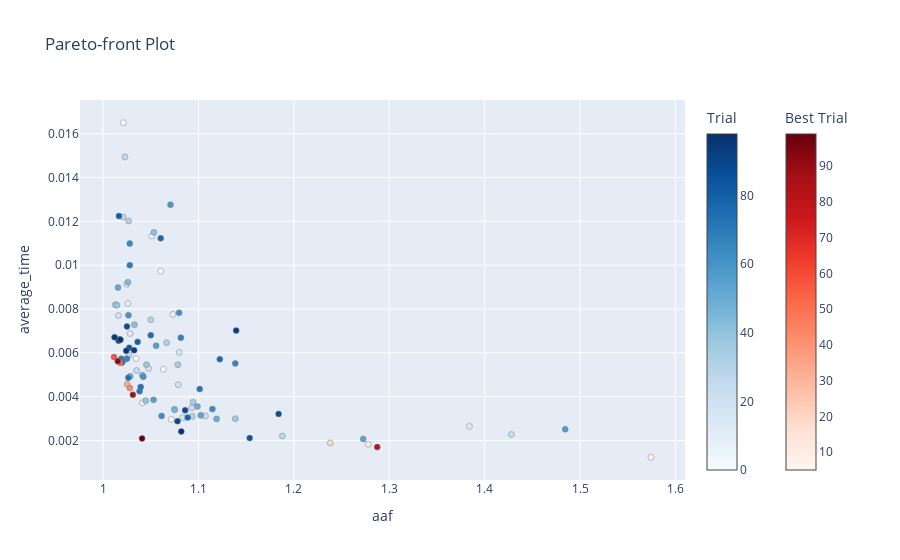

Here is the notebook cell this chart was saved with:
### Markdown cell above
## Visualize GNNS study results

### Code cell
plot_pareto_front(gnns_study, target_names=['aaf', 'average_time'])

### Figure 1 — Plotly figure (JSON) as saved in the notebook; plotly's stock layout.template omitted (floating-point values rounded to 4 significant figures)
{"data": [{"hovertemplate": "%{text}<extra>Trial</extra>", "marker": {"color": [0, 1, 2, 3, 4, 6, 7, 8, 9, 10, 12, 13, 14, 15, 16, 17, 18, 19, 21, 22, 23, 24, 25, 26, 27, 28, 29, 30, 31, 32, 34, 35, 36, 37, 38, 39, 40, 41, 42, 44, 45, 46, 47, 48, 49, 50, 51, 53, 54, 55, 56, 57, 59, 60, 61, 62, 63, 64, 65, 66, 67, 68, 69, 70, 71, 72, 73, 74, 75, 76, 77, 78, 79, 80, 81, 83, 84, 85, 87, 88, 89, 90, 92, 93, 94, 95, 96, 97, 98], "colorbar": {"title": {"text": "Trial"}}, "colorscale": [[0, "rgb(247,251,255)"], [0.125, "rgb(222,235,247)"], [0.25, "rgb(198,219,239)"], [0.375, "rgb(158,202,225)"], [0.5, "rgb(107,174,214)"], [0.625, "rgb(66,146,198)"], [0.75, "rgb(33,113,181)"], [0.875, "rgb(8,81,156)"], [1, "rgb(8,48,107)"]], "line": {"color": "Grey", "width": 0.5}}, "mode": "markers", "showlegend": false, "text": ["{<br>  \"number\": 0,<br>  \"values\": [<br>    1.0212779639494982,<br>    0.016497700000000007<br>  ],<br>  \"params\": {<br>    \"model\": \"model_conv_46.keras\",<br>    \"k\": 86,<br>    \"E\": 62,<br>    \"R\": 8<br>  }<br>}", "{<br>  \"number\": 1,<br>  \"values\": [<br>    1.0604634235668202,<br>    0.009724120000000003<br>  ],<br>  \"params\": {<br>    \"model\": \"model_dense_1.keras\",<br>    \"k\": 92,<br>    \"E\": 80,<br>    \"R\": 10<br>  }<br>}", "{<br>  \"number\": 2,<br>  \"values\": [<br>    1.0347413304592759,<br>    0.005737619999999998<br>  ],<br>  \"params\": {<br>    \"model\": \"model_conv_19.keras\",<br>    \"k\": 98,<br>    \"E\": 89,<br>    \"R\": 3<br>  }<br>}", "{<br>  \"number\": 3,<br>  \"values\": [<br>    1.063268300989251,<br>    0.005249319999999999<br>  ],<br>  \"params\": {<br>    \"model\": \"model_dense_1.keras\",<br>    \"k\": 43,<br>    \"E\": 41,<br>    \"R\": 10<br>  }<br>}", "{<br>  \"number\": 4,<br>  \"values\": [<br>    1.0715989715720564,<br>    0.0029636199999999984<br>  ],<br>  \"params\": {<br>    \"model\": \"model_conv_46.keras\",<br>    \"k\": 50,<br>    \"E\": 42,<br>    \"R\": 4<br>  }<br>}", "{<br>  \"number\": 6,<br>  \"values\": [<br>    1.0412118851651828,<br>    0.00371431<br>  ],<br>  \"params\": {<br>    \"model\": \"model_conv_46.keras\",<br>    \"k\": 51,<br>    \"E\": 42,<br>    \"R\": 5<br>  }<br>}", "{<br>  \"number\": 7,<br>  \"values\": [<br>    1.074665055551757,<br>    0.00342945<br>  ],<br>  \"params\": {<br>    \"model\": \"model_conv_19.keras\",<br>    \"k\": 80,<br>    \"E\": 78,<br>    \"R\": 3<br>  }<br>}", "{<br>  \"number\": 8,<br>  \"values\": [<br>    1.051114618512753,<br>    0.011324660000000002<br>  ],<br>  \"params\": {<br>    \"model\": \"model_dense_43.keras\",<br>    \"k\": 95,<br>    \"E\": 50,<br>    \"R\": 10<br>  }<br>}", "{<br>  \"number\": 9,<br>  \"values\": [<br>    1.0732648260943207,<br>    0.007756499999999999<br>  ],<br>  \"params\": {<br>    \"model\": \"model_dense_1.keras\",<br>    \"k\": 53,<br>    \"E\": 41,<br>    \"R\": 8<br>  }<br>}", "{<br>  \"number\": 10,<br>  \"values\": [<br>    1.0260383421666284,<br>    0.00824799<br>  ],<br>  \"params\": {<br>    \"model\": \"model_dense_26.keras\",<br>    \"k\": 69,<br>    \"E\": 52,<br>    \"R\": 6<br>  }<br>}", "{<br>  \"number\": 12,<br>  \"values\": [<br>    1.3840773295946724,<br>    0.0026423799999999993<br>  ],<br>  \"params\": {<br>    \"model\": \"model_dense_1.keras\",<br>    \"k\": 56,<br>    \"E\": 41,<br>    \"R\": 2<br>  }<br>}", "{<br>  \"number\": 13,<br>  \"values\": [<br>    1.0282937459498611,<br>    0.0068816200000000015<br>  ],<br>  \"params\": {<br>    \"model\": \"model_dense_43.keras\",<br>    \"k\": 100,<br>    \"E\": 66,<br>    \"R\": 10<br>  }<br>}", "{<br>  \"number\": 14,<br>  \"values\": [<br>    1.0248568601132106,<br>    0.009132490000000004<br>  ],<br>  \"params\": {<br>    \"model\": \"model_conv_46.keras\",<br>    \"k\": 100,<br>    \"E\": 94,<br>    \"R\": 4<br>  }<br>}", "{<br>  \"number\": 15,<br>  \"values\": [<br>    1.0836544740679277,<br>    0.0030472100000000003<br>  ],<br>  \"params\": {<br>    \"model\": \"model_conv_19.keras\",<br>    \"k\": 41,<br>    \"E\": 41,<br>    \"R\": 4<br>  }<br>}", "{<br>  \"number\": 16,<br>  \"values\": [<br>    1.0799025111662055,<br>    0.006017079999999997<br>  ],<br>  \"params\": {<br>    \"model\": \"model_dense_26.keras\",<br>    \"k\": 85,<br>    \"E\": 69,<br>    \"R\": 3<br>  }<br>}", "{<br>  \"number\": 17,<br>  \"values\": [<br>    1.0478006835010898,<br>    0.0052862900000000025<br>  ],<br>  \"params\": {<br>    \"model\": \"model_dense_43.keras\",<br>    \"k\": 48,<br>    \"E\": 41,<br>    \"R\": 9<br>  }<br>}", "{<br>  \"number\": 18,<br>  \"values\": [<br>    1.07883704380162,<br>    0.004543589999999999<br>  ],<br>  \"params\": {<br>    \"model\": \"model_dense_43.keras\",<br>    \"k\": 59,<br>    \"E\": 44,<br>    \"R\": 8<br>  }<br>}", "{<br>  \"number\": 19,<br>  \"values\": [<br>    1.0160732875637675,<br>    0.007701150000000001<br>  ],<br>  \"params\": {<br>    \"model\": \"model_conv_46.keras\",<br>    \"k\": 66,<br>    \"E\": 58,<br>    \"R\": 9<br>  }<br>}", "{<br>  \"number\": 21,<br>  \"values\": [<br>    1.093021367992884,<br>    0.0034938100000000004<br>  ],<br>  \"params\": {<br>    \"model\": \"model_dense_43.keras\",<br>    \"k\": 50,<br>    \"E\": 47,<br>    \"R\": 6<br>  }<br>}", "{<br>  \"number\": 22,<br>  \"values\": [<br>    1.107304341904886,<br>    0.0031182199999999992<br>  ],<br>  \"params\": {<br>    \"model\": \"model_dense_26.keras\",<br>    \"k\": 49,<br>    \"E\": 43,<br>    \"R\": 3<br>  }<br>}", "{<br>  \"number\": 23,<br>  \"values\": [<br>    1.4279997586453774,<br>    0.00227671<br>  ],<br>  \"params\": {<br>    \"model\": \"model_dense_1.keras\",<br>    \"k\": 94,<br>    \"E\": 79,<br>    \"R\": 1<br>  }<br>}", "{<br>  \"number\": 24,<br>  \"values\": [<br>    1.0351565267446639,<br>    0.005194069999999999<br>  ],<br>  \"params\": {<br>    \"model\": \"model_conv_12.keras\",<br>    \"k\": 80,<br>    \"E\": 40,<br>    \"R\": 8<br>  }<br>}", "{<br>  \"number\": 25,<br>  \"values\": [<br>    1.0271317081767377,<br>    0.005898750000000001<br>  ],<br>  \"params\": {<br>    \"model\": \"model_dense_26.keras\",<br>    \"k\": 46,<br>    \"E\": 40,<br>    \"R\": 9<br>  }<br>}", "{<br>  \"number\": 26,<br>  \"values\": [<br>    1.0228751767573774,<br>    0.014934630000000004<br>  ],<br>  \"params\": {<br>    \"model\": \"model_dense_26.keras\",<br>    \"k\": 53,<br>    \"E\": 48,<br>    \"R\": 9<br>  }<br>}", "{<br>  \"number\": 27,<br>  \"values\": [<br>    1.0209155758592066,<br>    0.012195749999999997<br>  ],<br>  \"params\": {<br>    \"model\": \"model_conv_19.keras\",<br>    \"k\": 76,<br>    \"E\": 49,<br>    \"R\": 8<br>  }<br>}", "{<br>  \"number\": 28,<br>  \"values\": [<br>    1.1880079413154017,<br>    0.0022042900000000002<br>  ],<br>  \"params\": {<br>    \"model\": \"model_dense_43.keras\",<br>    \"k\": 40,<br>    \"E\": 40,<br>    \"R\": 3<br>  }<br>}", "{<br>  \"number\": 29,<br>  \"values\": [<br>    1.0500046068253355,<br>    0.007506750000000002<br>  ],<br>  \"params\": {<br>    \"model\": \"model_dense_1.keras\",<br>    \"k\": 64,<br>    \"E\": 58,<br>    \"R\": 10<br>  }<br>}", "{<br>  \"number\": 30,<br>  \"values\": [<br>    1.0268179317360044,<br>    0.012018209999999994<br>  ],<br>  \"params\": {<br>    \"model\": \"model_dense_26.keras\",<br>    \"k\": 88,<br>    \"E\": 80,<br>    \"R\": 5<br>  }<br>}", "{<br>  \"number\": 31,<br>  \"values\": [<br>    1.093457251491743,<br>    0.003099919999999998<br>  ],<br>  \"params\": {<br>    \"model\": \"model_conv_19.keras\",<br>    \"k\": 98,<br>    \"E\": 56,<br>    \"R\": 3<br>  }<br>}", "{<br>  \"number\": 32,<br>  \"values\": [<br>    1.0665973427868805,<br>    0.00645988<br>  ],<br>  \"params\": {<br>    \"model\": \"model_dense_43.keras\",<br>    \"k\": 95,<br>    \"E\": 90,<br>    \"R\": 6<br>  }<br>}", "{<br>  \"number\": 34,<br>  \"values\": [<br>    1.0943516556380757,<br>    0.00374903<br>  ],<br>  \"params\": {<br>    \"model\": \"model_dense_1.keras\",<br>    \"k\": 96,<br>    \"E\": 44,<br>    \"R\": 6<br>  }<br>}", "{<br>  \"number\": 35,<br>  \"values\": [<br>    1.0784635594329868,<br>    0.005455979999999998<br>  ],<br>  \"params\": {<br>    \"model\": \"model_dense_26.keras\",<br>    \"k\": 71,<br>    \"E\": 54,<br>    \"R\": 4<br>  }<br>}", "{<br>  \"number\": 36,<br>  \"values\": [<br>    1.1386184076750818,<br>    0.002993719999999999<br>  ],<br>  \"params\": {<br>    \"model\": \"model_dense_43.keras\",<br>    \"k\": 85,<br>    \"E\": 84,<br>    \"R\": 3<br>  }<br>}", "{<br>  \"number\": 37,<br>  \"values\": [<br>    1.012939524813808,<br>    0.008193990000000002<br>  ],<br>  \"params\": {<br>    \"model\": \"model_conv_19.keras\",<br>    \"k\": 96,<br>    \"E\": 87,<br>    \"R\": 7<br>  }<br>}", "{<br>  \"number\": 38,<br>  \"values\": [<br>    1.0454828697739726,<br>    0.005459250000000001<br>  ],<br>  \"params\": {<br>    \"model\": \"model_conv_46.keras\",<br>    \"k\": 45,<br>    \"E\": 45,<br>    \"R\": 5<br>  }<br>}", "{<br>  \"number\": 39,<br>  \"values\": [<br>    1.0144851587119108,<br>    0.008174190000000001<br>  ],<br>  \"params\": {<br>    \"model\": \"model_dense_26.keras\",<br>    \"k\": 70,<br>    \"E\": 69,<br>    \"R\": 9<br>  }<br>}", "{<br>  \"number\": 40,<br>  \"values\": [<br>    1.0446717112374673,<br>    0.00381378<br>  ],<br>  \"params\": {<br>    \"model\": \"model_conv_46.keras\",<br>    \"k\": 88,<br>    \"E\": 50,<br>    \"R\": 4<br>  }<br>}", "{<br>  \"number\": 41,<br>  \"values\": [<br>    1.0532977585681975,<br>    0.011494730000000002<br>  ],<br>  \"params\": {<br>    \"model\": \"model_dense_43.keras\",<br>    \"k\": 51,<br>    \"E\": 47,<br>    \"R\": 9<br>  }<br>}", "{<br>  \"number\": 42,<br>  \"values\": [<br>    1.0328335626011467,<br>    0.007283300000000004<br>  ],<br>  \"params\": {<br>    \"model\": \"model_dense_26.keras\",<br>    \"k\": 44,<br>    \"E\": 40,<br>    \"R\": 6<br>  }<br>}", "{<br>  \"number\": 44,<br>  \"values\": [<br>    1.0260442117225637,<br>    0.009222720000000002<br>  ],<br>  \"params\": {<br>    \"model\": \"model_conv_12.keras\",<br>    \"k\": 71,<br>    \"E\": 55,<br>    \"R\": 6<br>  }<br>}", "{<br>  \"number\": 45,<br>  \"values\": [<br>    1.0225515705977668,<br>    0.005679439999999999<br>  ],<br>  \"params\": {<br>    \"model\": \"model_conv_19.keras\",<br>    \"k\": 65,<br>    \"E\": 59,<br>    \"R\": 6<br>  }<br>}", "{<br>  \"number\": 46,<br>  \"values\": [<br>    1.0284371909692553,<br>    0.004927980000000001<br>  ],<br>  \"params\": {<br>    \"model\": \"model_conv_12.keras\",<br>    \"k\": 66,<br>    \"E\": 44,<br>    \"R\": 8<br>  }<br>}", "{<br>  \"number\": 47,<br>  \"values\": [<br>    1.0750920804377175,<br>    0.0033999900000000016<br>  ],<br>  \"params\": {<br>    \"model\": \"model_conv_46.keras\",<br>    \"k\": 88,<br>    \"E\": 72,<br>    \"R\": 3<br>  }<br>}", "{<br>  \"number\": 48,<br>  \"values\": [<br>    1.0412766692038038,<br>    0.004976659999999999<br>  ],<br>  \"params\": {<br>    \"model\": \"model_conv_19.keras\",<br>    \"k\": 49,<br>    \"E\": 44,<br>    \"R\": 6<br>  }<br>}", "{<br>  \"number\": 49,<br>  \"values\": [<br>    1.0989313020843618,<br>    0.003547360000000001<br>  ],<br>  \"params\": {<br>    \"model\": \"model_dense_26.keras\",<br>    \"k\": 81,<br>    \"E\": 71,<br>    \"R\": 3<br>  }<br>}", "{<br>  \"number\": 50,<br>  \"values\": [<br>    1.1190114426208098,<br>    0.0029836300000000014<br>  ],<br>  \"params\": {<br>    \"model\": \"model_conv_46.keras\",<br>    \"k\": 40,<br>    \"E\": 40,<br>    \"R\": 4<br>  }<br>}", "{<br>  \"number\": 51,<br>  \"values\": [<br>    1.0156636430375656,<br>    0.00897757<br>  ],<br>  \"params\": {<br>    \"model\": \"model_conv_46.keras\",<br>    \"k\": 91,<br>    \"E\": 71,<br>    \"R\": 5<br>  }<br>}", "{<br>  \"number\": 53,<br>  \"values\": [<br>    1.1024214433196768,<br>    0.0031462700000000005<br>  ],<br>  \"params\": {<br>    \"model\": \"model_dense_1.keras\",<br>    \"k\": 45,<br>    \"E\": 44,<br>    \"R\": 5<br>  }<br>}", "{<br>  \"number\": 54,<br>  \"values\": [<br>    1.272763005491879,<br>    0.002066579999999999<br>  ],<br>  \"params\": {<br>    \"model\": \"model_conv_46.keras\",<br>    \"k\": 56,<br>    \"E\": 40,<br>    \"R\": 2<br>  }<br>}", "{<br>  \"number\": 55,<br>  \"values\": [<br>    1.0528854696834078,<br>    0.003853970000000001<br>  ],<br>  \"params\": {<br>    \"model\": \"model_conv_12.keras\",<br>    \"k\": 86,<br>    \"E\": 68,<br>    \"R\": 4<br>  }<br>}", "{<br>  \"number\": 56,<br>  \"values\": [<br>    1.055587498862867,<br>    0.006323370000000003<br>  ],<br>  \"params\": {<br>    \"model\": \"model_dense_26.keras\",<br>    \"k\": 69,<br>    \"E\": 56,<br>    \"R\": 4<br>  }<br>}", "{<br>  \"number\": 57,<br>  \"values\": [<br>    1.4844673620666546,<br>    0.00251249<br>  ],<br>  \"params\": {<br>    \"model\": \"model_conv_46.keras\",<br>    \"k\": 93,<br>    \"E\": 55,<br>    \"R\": 1<br>  }<br>}", "{<br>  \"number\": 59,<br>  \"values\": [<br>    1.070684484360787,<br>    0.012757290000000003<br>  ],<br>  \"params\": {<br>    \"model\": \"model_dense_1.keras\",<br>    \"k\": 91,<br>    \"E\": 70,<br>    \"R\": 9<br>  }<br>}", "{<br>  \"number\": 60,<br>  \"values\": [<br>    1.0265998320838658,<br>    0.007713519999999998<br>  ],<br>  \"params\": {<br>    \"model\": \"model_conv_12.keras\",<br>    \"k\": 54,<br>    \"E\": 45,<br>    \"R\": 9<br>  }<br>}", "{<br>  \"number\": 61,<br>  \"values\": [<br>    1.0422164476285811,<br>    0.004902369999999999<br>  ],<br>  \"params\": {<br>    \"model\": \"model_conv_12.keras\",<br>    \"k\": 46,<br>    \"E\": 46,<br>    \"R\": 7<br>  }<br>}", "{<br>  \"number\": 62,<br>  \"values\": [<br>    1.0796826247212712,<br>    0.007824889999999998<br>  ],<br>  \"params\": {<br>    \"model\": \"model_dense_26.keras\",<br>    \"k\": 53,<br>    \"E\": 42,<br>    \"R\": 4<br>  }<br>}", "{<br>  \"number\": 63,<br>  \"values\": [<br>    1.0614026718132095,<br>    0.0031211499999999996<br>  ],<br>  \"params\": {<br>    \"model\": \"model_conv_19.keras\",<br>    \"k\": 60,<br>    \"E\": 47,<br>    \"R\": 4<br>  }<br>}", "{<br>  \"number\": 64,<br>  \"values\": [<br>    1.1146223091622394,<br>    0.0034320200000000005<br>  ],<br>  \"params\": {<br>    \"model\": \"model_dense_43.keras\",<br>    \"k\": 56,<br>    \"E\": 52,<br>    \"R\": 5<br>  }<br>}", "{<br>  \"number\": 65,<br>  \"values\": [<br>    1.0279657033916698,<br>    0.01098678<br>  ],<br>  \"params\": {<br>    \"model\": \"model_conv_19.keras\",<br>    \"k\": 65,<br>    \"E\": 53,<br>    \"R\": 8<br>  }<br>}", "{<br>  \"number\": 66,<br>  \"values\": [<br>    1.138609762029339,<br>    0.00551729<br>  ],<br>  \"params\": {<br>    \"model\": \"model_dense_1.keras\",<br>    \"k\": 40,<br>    \"E\": 40,<br>    \"R\": 4<br>  }<br>}", "{<br>  \"number\": 67,<br>  \"values\": [<br>    1.0250070937480575,<br>    0.005734460000000002<br>  ],<br>  \"params\": {<br>    \"model\": \"model_dense_26.keras\",<br>    \"k\": 81,<br>    \"E\": 46,<br>    \"R\": 9<br>  }<br>}", "{<br>  \"number\": 68,<br>  \"values\": [<br>    1.0815310693306193,<br>    0.006687489999999998<br>  ],<br>  \"params\": {<br>    \"model\": \"model_dense_1.keras\",<br>    \"k\": 82,<br>    \"E\": 62,<br>    \"R\": 8<br>  }<br>}", "{<br>  \"number\": 69,<br>  \"values\": [<br>    1.0280296289825888,<br>    0.009998470000000004<br>  ],<br>  \"params\": {<br>    \"model\": \"model_dense_26.keras\",<br>    \"k\": 41,<br>    \"E\": 41,<br>    \"R\": 9<br>  }<br>}", "{<br>  \"number\": 70,<br>  \"values\": [<br>    1.019087879376155,<br>    0.005724140000000001<br>  ],<br>  \"params\": {<br>    \"model\": \"model_conv_12.keras\",<br>    \"k\": 48,<br>    \"E\": 46,<br>    \"R\": 9<br>  }<br>}", "{<br>  \"number\": 71,<br>  \"values\": [<br>    1.0382953874745642,<br>    0.00424653<br>  ],<br>  \"params\": {<br>    \"model\": \"model_conv_19.keras\",<br>    \"k\": 71,<br>    \"E\": 41,<br>    \"R\": 6<br>  }<br>}", "{<br>  \"number\": 72,<br>  \"values\": [<br>    1.1013030648938529,<br>    0.004344349999999999<br>  ],<br>  \"params\": {<br>    \"model\": \"model_conv_46.keras\",<br>    \"k\": 83,<br>    \"E\": 65,<br>    \"R\": 3<br>  }<br>}", "{<br>  \"number\": 73,<br>  \"values\": [<br>    1.0394402490901273,<br>    0.004442129999999999<br>  ],<br>  \"params\": {<br>    \"model\": \"model_conv_46.keras\",<br>    \"k\": 86,<br>    \"E\": 78,<br>    \"R\": 4<br>  }<br>}", "{<br>  \"number\": 74,<br>  \"values\": [<br>    1.0265429694893036,<br>    0.00486422<br>  ],<br>  \"params\": {<br>    \"model\": \"model_conv_46.keras\",<br>    \"k\": 88,<br>    \"E\": 60,<br>    \"R\": 6<br>  }<br>}", "{<br>  \"number\": 75,<br>  \"values\": [<br>    1.0499809371819253,<br>    0.006801950000000004<br>  ],<br>  \"params\": {<br>    \"model\": \"model_dense_43.keras\",<br>    \"k\": 90,<br>    \"E\": 57,<br>    \"R\": 10<br>  }<br>}", "{<br>  \"number\": 76,<br>  \"values\": [<br>    1.1223921362721743,<br>    0.0057052199999999996<br>  ],<br>  \"params\": {<br>    \"model\": \"model_dense_43.keras\",<br>    \"k\": 80,<br>    \"E\": 54,<br>    \"R\": 3<br>  }<br>}", "{<br>  \"number\": 77,<br>  \"values\": [<br>    1.0604481342080416,<br>    0.01122685<br>  ],<br>  \"params\": {<br>    \"model\": \"model_dense_43.keras\",<br>    \"k\": 77,<br>    \"E\": 68,<br>    \"R\": 7<br>  }<br>}", "{<br>  \"number\": 78,<br>  \"values\": [<br>    1.0886825728562781,<br>    0.0030470699999999994<br>  ],<br>  \"params\": {<br>    \"model\": \"model_dense_26.keras\",<br>    \"k\": 67,<br>    \"E\": 57,<br>    \"R\": 3<br>  }<br>}", "{<br>  \"number\": 79,<br>  \"values\": [<br>    1.0197692210797284,<br>    0.005555600000000001<br>  ],<br>  \"params\": {<br>    \"model\": \"model_dense_26.keras\",<br>    \"k\": 44,<br>    \"E\": 43,<br>    \"R\": 9<br>  }<br>}", "{<br>  \"number\": 80,<br>  \"values\": [<br>    1.0362188638603054,<br>    0.006498760000000001<br>  ],<br>  \"params\": {<br>    \"model\": \"model_dense_26.keras\",<br>    \"k\": 44,<br>    \"E\": 42,<br>    \"R\": 6<br>  }<br>}", "{<br>  \"number\": 81,<br>  \"values\": [<br>    1.0166501791440665,<br>    0.01223843<br>  ],<br>  \"params\": {<br>    \"model\": \"model_dense_26.keras\",<br>    \"k\": 69,<br>    \"E\": 63,<br>    \"R\": 9<br>  }<br>}", "{<br>  \"number\": 83,<br>  \"values\": [<br>    1.1537111593344098,<br>    0.0021083400000000006<br>  ],<br>  \"params\": {<br>    \"model\": \"model_dense_43.keras\",<br>    \"k\": 100,<br>    \"E\": 62,<br>    \"R\": 2<br>  }<br>}", "{<br>  \"number\": 84,<br>  \"values\": [<br>    1.0175052395270026,<br>    0.006617309999999999<br>  ],<br>  \"params\": {<br>    \"model\": \"model_conv_46.keras\",<br>    \"k\": 80,<br>    \"E\": 61,<br>    \"R\": 8<br>  }<br>}", "{<br>  \"number\": 85,<br>  \"values\": [<br>    1.0273839866517256,<br>    0.006228330000000001<br>  ],<br>  \"params\": {<br>    \"model\": \"model_conv_19.keras\",<br>    \"k\": 41,<br>    \"E\": 41,<br>    \"R\": 8<br>  }<br>}", "{<br>  \"number\": 87,<br>  \"values\": [<br>    1.184010882642881,<br>    0.0032128100000000004<br>  ],<br>  \"params\": {<br>    \"model\": \"model_dense_1.keras\",<br>    \"k\": 96,<br>    \"E\": 72,<br>    \"R\": 2<br>  }<br>}", "{<br>  \"number\": 88,<br>  \"values\": [<br>    1.0250601345406347,<br>    0.007198060000000001<br>  ],<br>  \"params\": {<br>    \"model\": \"model_conv_46.keras\",<br>    \"k\": 66,<br>    \"E\": 45,<br>    \"R\": 6<br>  }<br>}", "{<br>  \"number\": 89,<br>  \"values\": [<br>    1.0860749081192267,<br>    0.0033799100000000025<br>  ],<br>  \"params\": {<br>    \"model\": \"model_conv_46.keras\",<br>    \"k\": 51,<br>    \"E\": 44,<br>    \"R\": 3<br>  }<br>}", "{<br>  \"number\": 90,<br>  \"values\": [<br>    1.0780188762799707,<br>    0.0028819<br>  ],<br>  \"params\": {<br>    \"model\": \"model_dense_43.keras\",<br>    \"k\": 50,<br>    \"E\": 41,<br>    \"R\": 5<br>  }<br>}", "{<br>  \"number\": 92,<br>  \"values\": [<br>    1.0163008782370582,<br>    0.006551739999999998<br>  ],<br>  \"params\": {<br>    \"model\": \"model_conv_19.keras\",<br>    \"k\": 64,<br>    \"E\": 64,<br>    \"R\": 7<br>  }<br>}", "{<br>  \"number\": 93,<br>  \"values\": [<br>    1.1395307561951291,<br>    0.0070128900000000025<br>  ],<br>  \"params\": {<br>    \"model\": \"model_dense_1.keras\",<br>    \"k\": 46,<br>    \"E\": 44,<br>    \"R\": 6<br>  }<br>}", "{<br>  \"number\": 94,<br>  \"values\": [<br>    1.0325324322735834,<br>    0.00611737<br>  ],<br>  \"params\": {<br>    \"model\": \"model_dense_26.keras\",<br>    \"k\": 40,<br>    \"E\": 40,<br>    \"R\": 6<br>  }<br>}", "{<br>  \"number\": 95,<br>  \"values\": [<br>    1.012019629760547,<br>    0.00670793<br>  ],<br>  \"params\": {<br>    \"model\": \"model_conv_12.keras\",<br>    \"k\": 86,<br>    \"E\": 59,<br>    \"R\": 8<br>  }<br>}", "{<br>  \"number\": 96,<br>  \"values\": [<br>    1.0242296574429919,<br>    0.006094139999999997<br>  ],<br>  \"params\": {<br>    \"model\": \"model_dense_26.keras\",<br>    \"k\": 85,<br>    \"E\": 56,<br>    \"R\": 5<br>  }<br>}", "{<br>  \"number\": 97,<br>  \"values\": [<br>    1.0819645608497654,<br>    0.0024116000000000003<br>  ],<br>  \"params\": {<br>    \"model\": \"model_conv_19.keras\",<br>    \"k\": 49,<br>    \"E\": 41,<br>    \"R\": 3<br>  }<br>}", "{<br>  \"number\": 98,<br>  \"values\": [<br>    1.0182138872078343,<br>    0.006596340000000002<br>  ],<br>  \"params\": {<br>    \"model\": \"model_conv_46.keras\",<br>    \"k\": 52,<br>    \"E\": 50,<br>    \"R\": 8<br>  }<br>}"], "type": "scatter", "x": [1.021, 1.06, 1.035, 1.063, 1.072, 1.041, 1.075, 1.051, 1.073, 1.026, 1.384, 1.028, 1.025, 1.084, 1.08, 1.048, 1.079, 1.016, 1.093, 1.107, 1.428, 1.035, 1.027, 1.023, 1.021, 1.188, 1.05, 1.027, 1.093, 1.067, 1.094, 1.078, 1.139, 1.013, 1.045, 1.014, 1.045, 1.053, 1.033, 1.026, 1.023, 1.028, 1.075, 1.041, 1.099, 1.119, 1.016, 1.102, 1.273, 1.053, 1.056, 1.484, 1.071, 1.027, 1.042, 1.08, 1.061, 1.115, 1.028, 1.139, 1.025, 1.082, 1.028, 1.019, 1.038, 1.101, 1.039, 1.027, 1.05, 1.122, 1.06, 1.089, 1.02, 1.036, 1.017, 1.154, 1.018, 1.027, 1.184, 1.025, 1.086, 1.078, 1.016, 1.14, 1.033, 1.012, 1.024, 1.082, 1.018], "y": [0.0165, 0.009724, 0.005738, 0.005249, 0.002964, 0.003714, 0.003429, 0.01132, 0.007756, 0.008248, 0.002642, 0.006882, 0.009132, 0.003047, 0.006017, 0.005286, 0.004544, 0.007701, 0.003494, 0.003118, 0.002277, 0.005194, 0.005899, 0.01493, 0.0122, 0.002204, 0.007507, 0.01202, 0.0031, 0.00646, 0.003749, 0.005456, 0.002994, 0.008194, 0.005459, 0.008174, 0.003814, 0.01149, 0.007283, 0.009223, 0.005679, 0.004928, 0.0034, 0.004977, 0.003547, 0.002984, 0.008978, 0.003146, 0.002067, 0.003854, 0.006323, 0.002512, 0.01276, 0.007714, 0.004902, 0.007825, 0.003121, 0.003432, 0.01099, 0.005517, 0.005734, 0.006687, 0.009998, 0.005724, 0.004247, 0.004344, 0.004442, 0.004864, 0.006802, 0.005705, 0.01123, 0.003047, 0.005556, 0.006499, 0.01224, 0.002108, 0.006617, 0.006228, 0.003213, 0.007198, 0.00338, 0.002882, 0.006552, 0.007013, 0.006117, 0.006708, 0.006094, 0.002412, 0.006596]}, {"hovertemplate": "%{text}<extra>Best Trial</extra>", "marker": {"color": [5, 11, 20, 33, 43, 52, 58, 82, 86, 91, 99], "colorbar": {"title": {"text": "Best Trial"}, "x": 1.1, "xpad": 40}, "colorscale": [[0, "rgb(255,245,240)"], [0.125, "rgb(254,224,210)"], [0.25, "rgb(252,187,161)"], [0.375, "rgb(252,146,114)"], [0.5, "rgb(251,106,74)"], [0.625, "rgb(239,59,44)"], [0.75, "rgb(203,24,29)"], [0.875, "rgb(165,15,21)"], [1, "rgb(103,0,13)"]], "line": {"color": "Grey", "width": 0.5}}, "mode": "markers", "showlegend": false, "text": ["{<br>  \"number\": 5,<br>  \"values\": [<br>    1.5744331351017389,<br>    0.00123484<br>  ],<br>  \"params\": {<br>    \"model\": \"model_conv_46.keras\",<br>    \"k\": 72,<br>    \"E\": 49,<br>    \"R\": 1<br>  }<br>}", "{<br>  \"number\": 11,<br>  \"values\": [<br>    1.278025596707803,<br>    0.00182837<br>  ],<br>  \"params\": {<br>    \"model\": \"model_conv_12.keras\",<br>    \"k\": 90,<br>    \"E\": 46,<br>    \"R\": 2<br>  }<br>}", "{<br>  \"number\": 20,<br>  \"values\": [<br>    1.2381655595112746,<br>    0.0018904500000000001<br>  ],<br>  \"params\": {<br>    \"model\": \"model_dense_1.keras\",<br>    \"k\": 54,<br>    \"E\": 46,<br>    \"R\": 3<br>  }<br>}", "{<br>  \"number\": 33,<br>  \"values\": [<br>    1.0253311720128528,<br>    0.004564919999999998<br>  ],<br>  \"params\": {<br>    \"model\": \"model_conv_12.keras\",<br>    \"k\": 86,<br>    \"E\": 52,<br>    \"R\": 6<br>  }<br>}", "{<br>  \"number\": 43,<br>  \"values\": [<br>    1.028052116147886,<br>    0.004392570000000001<br>  ],<br>  \"params\": {<br>    \"model\": \"model_dense_26.keras\",<br>    \"k\": 85,<br>    \"E\": 60,<br>    \"R\": 5<br>  }<br>}", "{<br>  \"number\": 52,<br>  \"values\": [<br>    1.0178442361059128,<br>    0.005543559999999999<br>  ],<br>  \"params\": {<br>    \"model\": \"model_conv_46.keras\",<br>    \"k\": 82,<br>    \"E\": 47,<br>    \"R\": 8<br>  }<br>}", "{<br>  \"number\": 58,<br>  \"values\": [<br>    1.0114525841006923,<br>    0.005807409999999998<br>  ],<br>  \"params\": {<br>    \"model\": \"model_conv_46.keras\",<br>    \"k\": 92,<br>    \"E\": 44,<br>    \"R\": 9<br>  }<br>}", "{<br>  \"number\": 82,<br>  \"values\": [<br>    1.287428304939496,<br>    0.0016973300000000001<br>  ],<br>  \"params\": {<br>    \"model\": \"model_dense_1.keras\",<br>    \"k\": 56,<br>    \"E\": 42,<br>    \"R\": 2<br>  }<br>}", "{<br>  \"number\": 86,<br>  \"values\": [<br>    1.0312514292725456,<br>    0.0040866900000000005<br>  ],<br>  \"params\": {<br>    \"model\": \"model_conv_46.keras\",<br>    \"k\": 40,<br>    \"E\": 40,<br>    \"R\": 6<br>  }<br>}", "{<br>  \"number\": 91,<br>  \"values\": [<br>    1.0154519074349952,<br>    0.00561651<br>  ],<br>  \"params\": {<br>    \"model\": \"model_conv_12.keras\",<br>    \"k\": 86,<br>    \"E\": 74,<br>    \"R\": 6<br>  }<br>}", "{<br>  \"number\": 99,<br>  \"values\": [<br>    1.0408611629448543,<br>    0.00209204<br>  ],<br>  \"params\": {<br>    \"model\": \"model_conv_46.keras\",<br>    \"k\": 85,<br>    \"E\": 79,<br>    \"R\": 3<br>  }<br>}"], "type": "scatter", "x": [1.574, 1.278, 1.238, 1.025, 1.028, 1.018, 1.011, 1.287, 1.031, 1.015, 1.041], "y": [0.001235, 0.001828, 0.00189, 0.004565, 0.004393, 0.005544, 0.005807, 0.001697, 0.004087, 0.005617, 0.002092]}], "layout": {"title": {"text": "Pareto-front Plot"}, "xaxis": {"title": {"text": "aaf"}}, "yaxis": {"title": {"text": "average_time"}}}}
